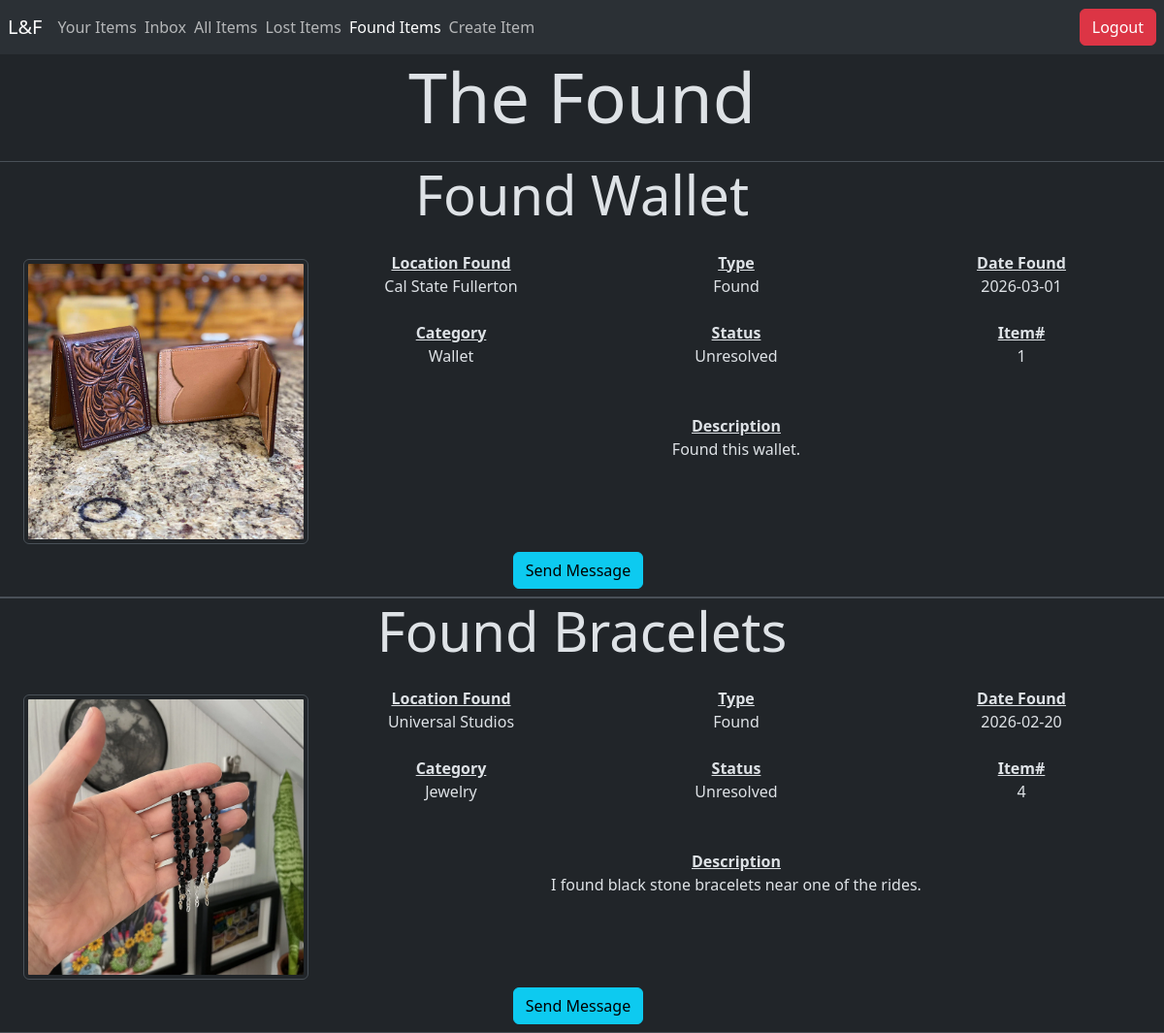
The page /found_items.php on the database its author committed.
### tables this page shows
CREATE TABLE ITEM (
    Item_id INT AUTO_INCREMENT,
    Inserted_at TIMESTAMP NOT NULL,
    Location VARCHAR(50) NOT NULL,
    Description VARCHAR(250) NOT NULL,
    Title VARCHAR(50) NOT NULL, 
    Type VARCHAR(20) NOT NULL,
    Category VARCHAR(20) NOT NULL,
    Status VARCHAR(20) NOT NULL,
    Date DATE NOT NULL,
    Img VARCHAR(225) NOT NULL,
    User_id INT NOT NULL,

    PRIMARY KEY (Item_id),
    FOREIGN KEY (User_id) REFERENCES USER (User_id)
);

### found_items.php (the view, shortened to what this page needs)
<?php
include("connect.php");
$user_id = $_SESSION["User_id"];
$sql = "
select Item.*, User.Email
from Item
join User
on Item.User_id = User.User_id
where Item.Status='Unresolved' and Item.Type='Found';
";
$items = $conn->query($sql);
?>
<!doctype html>
<html lang="en" class="h-100" data-bs-theme="dark">
    <head>
        <link href="https://cdn.jsdelivr.net/npm/bootstrap@5.3.8/dist/css/bootstrap.min.css" rel="stylesheet">
    </head>
    <nav class="navbar bg-body-tertiary">
            <a class="navbar-brand ms-2" href="#">L&F</a>
                <ul class="navbar-nav me-auto flex-row d-flex">
                    <li class="nav-item me-2">
                        <a class="nav-link" href="user_items.php">Your Items</a>
                    </li>
                    <li class="nav-item me-2">
                        <a class="nav-link" href="view_conversations.php">Inbox</a>
                    </li>
                    <li class="nav-item me-2">
                        <a class="nav-link" href="view_items.php">All Items</a>
                    </li>
                    <li class="nav-item me-2">
                        <a class="nav-link" href="lost_items.php">Lost Items</a>
                    </li>
                    <li class="nav-item me-2">
                        <a class="nav-link active" href="#">Found Items</a>
                    </li>
                    <li class="nav-item me-2">
                        <a class="nav-link" href="item_submission.php">Create Item</a>
                    </li>
                </ul>
            <a href="logout.php">
                <button class="btn btn-danger me-2" type="button">Logout</button>
            </a>
    </nav>
    <body>
        <h1 class="display-2 text-center mb-4">The Found</h1>
        <?php while($row = $items->fetch_assoc()) {
            ?>
            <div class="border-bottom border-top">
                <h1 class="display-4 text-center mb-4"><?php echo $row['Title']; ?></h1>
                <div class="d-flex justify-content-evenly text-center text-break">
                    <div class="w-25 d-flex align-items-center flex-column justify-content-center ms-4">
                        <img src="<?php echo $row['Img']; ?>" class="img-thumbnail mb-2 mt-2 rounded">
                    </div>
                    <div class="w-75 d-flex flex-column">
                        <div class="d-flex justify-content-evenly w-100">
                            <div class="w-100">
                                <b class="text-decoration-underline">Location Found</b><br>
                                <p><?php echo $row['Location']; ?></p>
                            </div>
                            <div class="w-100">
                                <b class="text-decoration-underline">Type</b><br>
                                <p><?php echo $row['Type']; ?></p>
                            </div>
                            <div class="w-100">
                                <b class="text-decoration-underline">Date Found</b><br>
                                <p><?php echo $row['Date']; ?></p>
                            </div>
                        </div>
                        <div class="d-flex justify-content-evenly w-100 mt-2 mb-2">
                            <div class="w-100">
                                <b class="text-decoration-underline">Category</b><br>
                                <p><?php echo $row['Category']; ?></p>
                            </div>
                            <div class="w-100">
                                <b class="text-decoration-underline">Status</b><br>
                                <p><?php echo $row['Status']; ?></p>
                            </div>
                            <div class="w-100">
                                <b class="text-decoration-underline">Item#</b><br>
                                <p><?php echo $row['Item_id']; ?></p>
                            </div>
                        </div>
                        <div class="w-100 mt-4">
                            <b class="text-decoration-underline">Description</b><br>
                            <p><?php echo $row['Description']; ?></p>
                        </div>
                    </div>
                </div>
                <div class="d-flex text-center">
                    <div class="w-100">
                        <?php
                        if($row['User_id']!=$user_id) {
                            echo ("<a href='create_message.php?Recipient=".$row['Email']."&Item_id=".$row['Item_id']."'><button type='button' class='btn btn-info mb-2 me-2'>Send Message</button></a>");
                        }
                        ?>
                    </div>
                </div>
            </div>
        <?php } ?>
    </body>
</html>

### rows shown on the page
item: Title "Found Wallet", Img (picture), Location "Cal State Fullerton", Type "Found", Date "2026-03-01", Category "Wallet", Status "Unresolved", Item_id "1", Description "Found this wallet."
item: Title "Found Bracelets", Img (picture), Location "Universal Studios", Type "Found", Date "2026-02-20", Category "Jewelry", Status "Unresolved", Item_id "4", Description "I found black stone bracelets near one of the rides."
